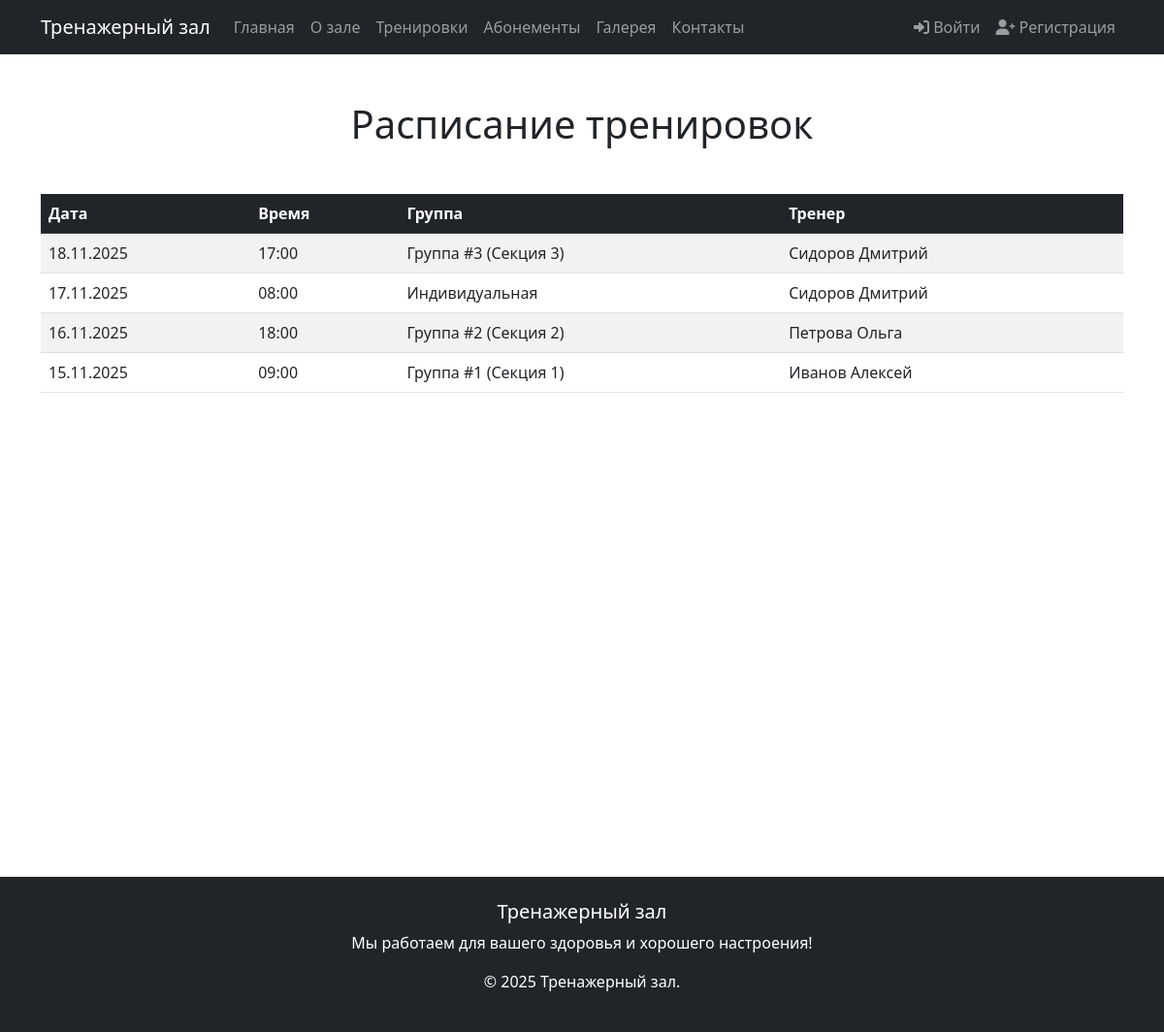
/trainings.php?sort=desc, run on the app's committed database.
### src/trainings.php (the view, shortened to what this page needs)
<?php
require_once 'config/db_connect.php';
include 'templates/header.php';
$sortOrder = isset($_GET['sort']) && $_GET['sort'] === 'desc' ? 'DESC' : 'ASC';
$nextSortOrder = $sortOrder === 'ASC' ? 'desc' : 'asc';
try {
    $stmt = $pdo->query("
        SELECT
            Тренировки.Код_тренировки,
            Тренировки.Дата,
            Тренировки.Время,
            Тренировки.Код_группы,
            Группы.Номер_секции,
            CONCAT(Тренеры.Фамилия, ' ', Тренеры.Имя) AS Тренер
        FROM Тренировки
        LEFT JOIN Группы ON Тренировки.Код_группы = Группы.Код_группы
        LEFT JOIN Тренеры ON Тренировки.Код_тренера = Тренеры.Код_тренера
        ORDER BY Тренировки.Дата $sortOrder, Тренировки.Время
    ");
    $trainings = $stmt->fetchAll();
} catch (PDOException $e) {
    die("Ошибка при получении данных: " . $e->getMessage());
}
?>
<div class="container py-5" style='min-height: 100vh'>
    <h1 class="text-center mb-5">Расписание тренировок</h1>
    <div class="table-responsive">
        <table class="table table-striped table-hover">
            <thead class="table-dark">
                <tr>
                    <th>
                        <a href="?sort=<?= $nextSortOrder ?>" class="text-white text-decoration-none">
                            Дата
                        </a>
                    </th>
                    <th>Время</th>
                    <th>Группа</th>
                    <th>Тренер</th>
                </tr>
            </thead>
            <tbody>
                <?php foreach ($trainings as $training): ?>
                    <tr>
                        <td><?= date('d.m.Y', strtotime($training['Дата'])) ?></td>
                        <td><?= substr(htmlspecialchars($training['Время']), 0, 5) ?></td>
                        <td>
                            <?php if ($training['Код_группы']): ?>
                                Группа #<?= htmlspecialchars($training['Код_группы']) ?>
                                (Секция <?= htmlspecialchars($training['Номер_секции']) ?>)
                            <?php else: ?>
                                Индивидуальная
                            <?php endif; ?>
                        </td>
                        <td><?= htmlspecialchars($training['Тренер'] ?? 'Не назначен') ?></td>
                    </tr>
                <?php endforeach; ?>
            </tbody>
        </table>
    </div>
</div>
<?php include 'templates/footer.php'; ?>

### data on the page
тренировки: Дата "18.11.2025", Время "17:00", Код_группы "3", Код_группы.Номер_секции "3", Тренер "Сидоров Дмитрий"
тренировки: Дата "17.11.2025", Время "08:00", shows "Индивидуальная", Тренер "Сидоров Дмитрий"
тренировки: Дата "16.11.2025", Время "18:00", Код_группы "2", Код_группы.Номер_секции "2", Тренер "Петрова Ольга"
тренировки: Дата "15.11.2025", Время "09:00", Код_группы "1", Код_группы.Номер_секции "1", Тренер "Иванов Алексей"
